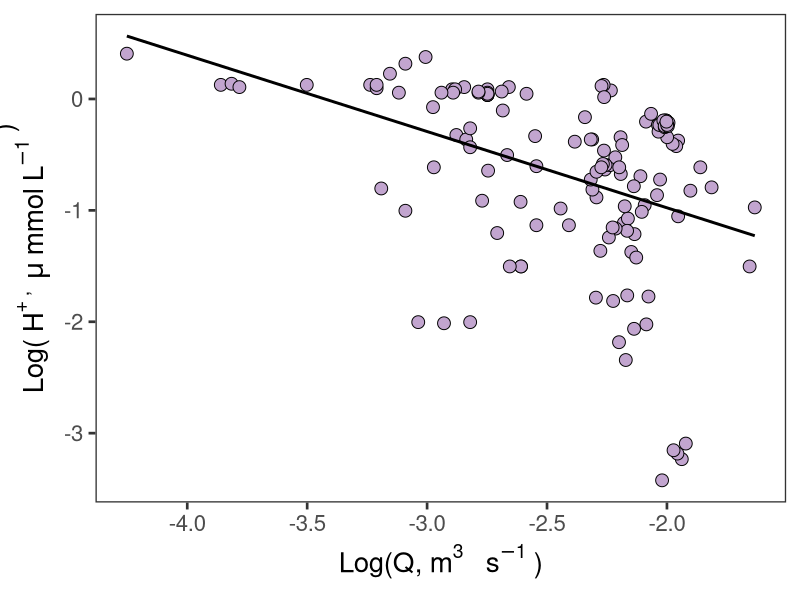
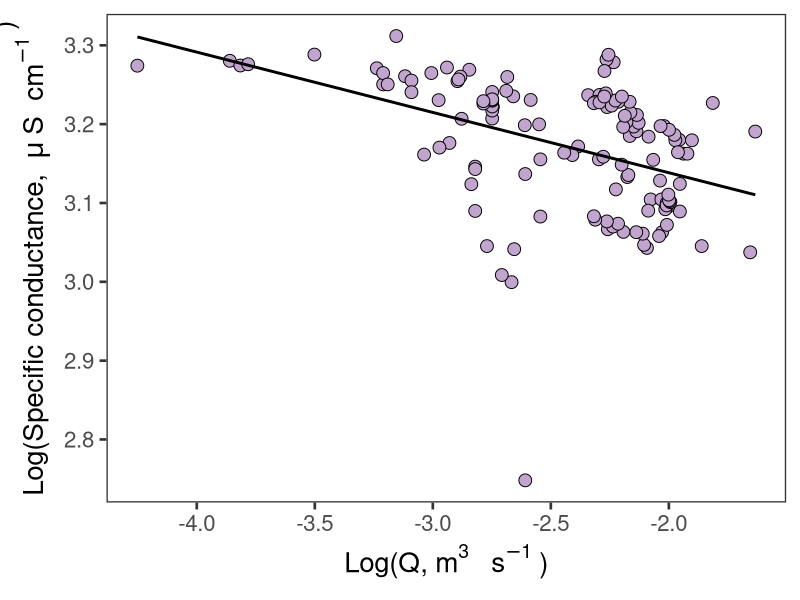
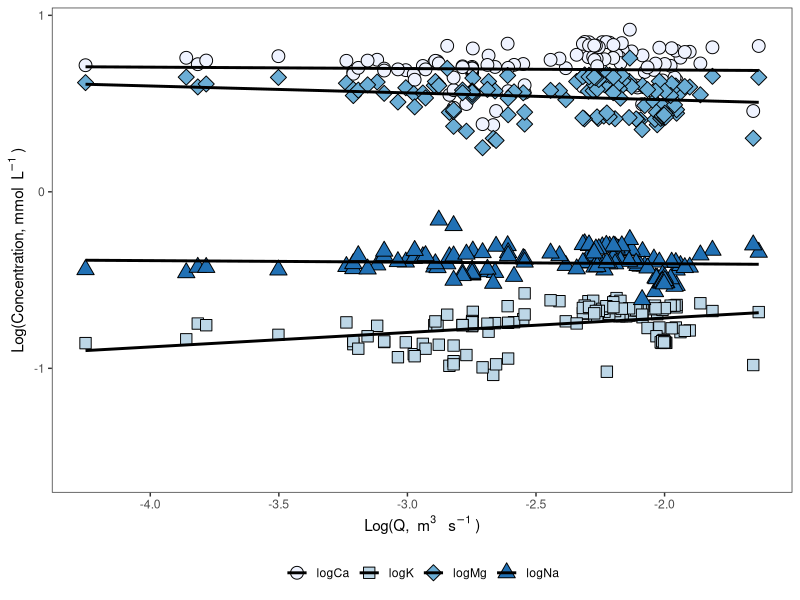
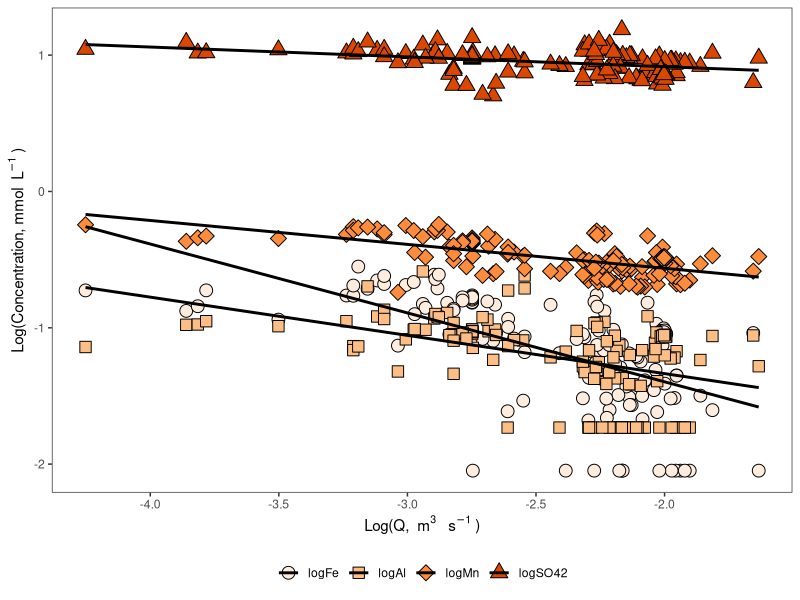
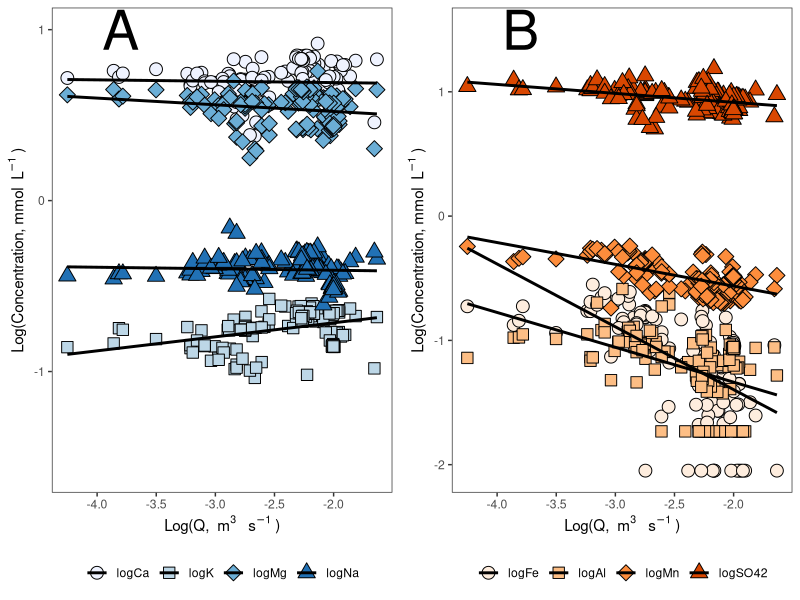
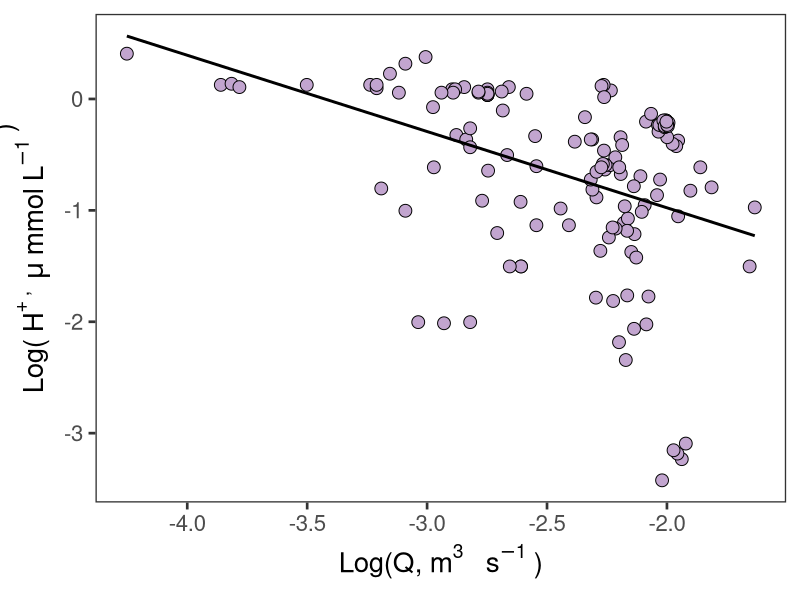
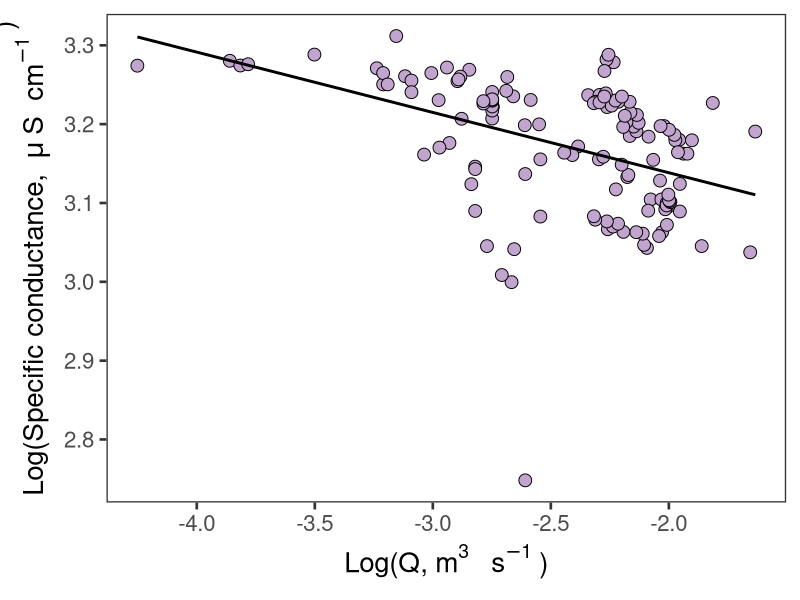
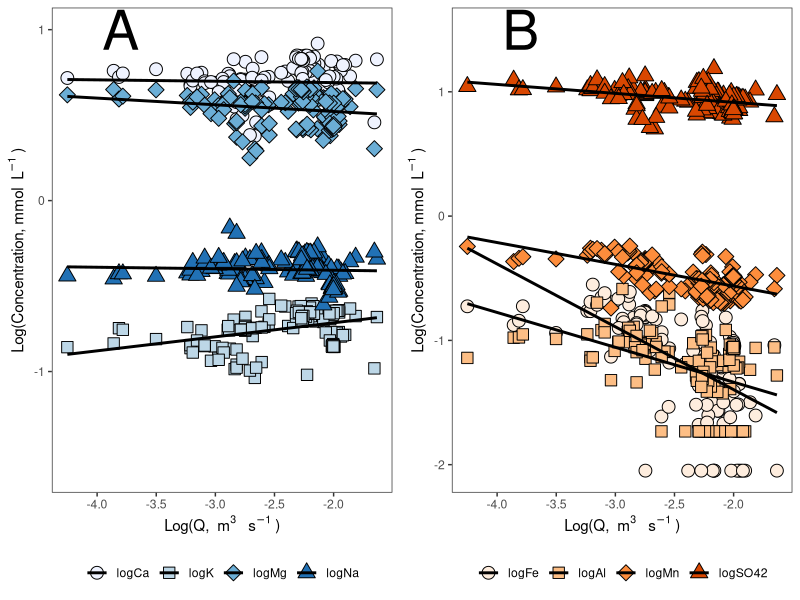

The R source for these figures, in order:
# Rename columns to be R friendly

newname<-c("sample_name","date_and_time","Q_m3s","Al_mgL","Ca_mgL","Fe_mgL","K_mgL","Mg_mgL","Mn_mgL","Na_mgL","SO42_mgL","pH","EC")
CQ<-read.csv(file="CQ.csv",header=TRUE)
colnames(CQ)<-newname

#Transform mg/L to mmol/L

CQ$Al_mmolL<-(CQ$Al_mgL/26.982)
CQ$Ca_mmolL<-(CQ$Ca_mgL/40.08)
CQ$Fe_mmolL<-(CQ$Fe_mgL/55.845)
CQ$K_mmolL<-(CQ$K_mgL/39.099)
CQ$Mg_mmolL<-(CQ$Mg_mgL/24.305)
CQ$Mn_mmolL<-(CQ$Mn_mgL/54.938)
CQ$Na_mmolL<-(CQ$Na_mgL/22.99)
CQ$SO42_mmolL<-(CQ$SO42_mgL/96.06)

#Transform pH to H+ mg/L

CQ$H_mgL<-(10^(-1*CQ$pH))

#H mg/L to mu/L
CQ$H_umolL<-((1000/1.008)*CQ$H_mgL)

#Take the log of everything

CQ$logQ<-(log10(CQ$Q_m3s))
CQ$logAl<-(log10(CQ$Al_mmolL))
CQ$logCa<-(log10(CQ$Ca_mmolL))
CQ$logFe<-(log10(CQ$Fe_mmolL))
CQ$logK<-(log10(CQ$K_mmolL))
CQ$logMg<-(log10(CQ$Mg_mmolL))
CQ$logMn<-(log10(CQ$Mn_mmolL))
CQ$logNa<-(log10(CQ$Na_mmolL))
CQ$logSO42<-(log10(CQ$SO42_mmolL))
CQ$logH<-(log10(CQ$H_umolL))
CQ$logEC<-(log10(CQ$EC))

#write to csv
write.csv(CQ,"CQdata.csv")

#H+ plot
library(ggplot2)
pal="#c2a5cf"
shape1=21
CQH<-ggplot(CQ, aes(logQ,logH))+
  geom_point(colour="black",size=4, fill=pal, pch=shape1)+
  theme_bw(base_size=20)+
  theme(panel.grid.major = element_blank(), panel.grid.minor = element_blank())+
  guides(fill=guide_legend(title="Depth (cm)"))+
  xlab("\nLog(Q,"~m^3~" "~s^-1~")")+
  ylab("Log("~H^+~", "~mu~"mmol"~L^-1~")\n")+
  geom_smooth(method=lm,colour="black",se=FALSE)
#Call the graph
CQH
pHregression<-lm(logH~logQ,data=CQ)
pHregression
summary(pHregression)

#save to pdf
pdf("CQH.pdf",height=6,width=8)
CQH
dev.off()

#EC plot
library(ggplot2)
pal="#c2a5cf"
shape1=21
CQEC<-ggplot(CQ, aes(logQ,logEC))+
  geom_point(colour="black",size=4, fill=pal, pch=shape1)+
  theme_bw(base_size=20)+
  theme(panel.grid.major = element_blank(), panel.grid.minor = element_blank())+
  guides(fill=guide_legend(title="Depth (cm)"))+
  xlab("\nLog(Q,"~m^3~" "~s^-1~")")+
  ylab("Log(Specific conductance, "~mu~"S "~cm^-1~")\n")+
  geom_smooth(method=lm,colour="black",se=FALSE)
#Call the graph
CQEC

ECregression<-lm(logEC~logQ,data=CQ)
ECregression
summary(ECregression)

#save to pdf
pdf("CQEC.pdf",height=6,width=8)
CQEC
dev.off()

#Reshape the data for basecation CQ plot
CQvarsforbasemelt<-c("logQ","logCa","logK","logMg","logNa")
CQforbasemelt<-CQ[CQvarsforbasemelt]
library(reshape2)
longbaseCQ<-melt(CQforbasemelt,id.vars=c("logQ"),variable.name="ion",value.name="concentration")

#All base cations plot
#Add in lines and why is the legend not working?
library(ggplot2)
pal<-c("#eff3ff","#bdd7e7","#6baed6","#2171b5")
shape1<-c(21,22,23,24)
CQbasecat<-ggplot(longbaseCQ, aes(x=logQ,y=concentration,fill=as.factor(ion),shape=as.factor(ion)))+
  geom_point(colour="black",size=4)+
  scale_shape_manual(values=shape1)+    
  scale_fill_manual(values=pal)+
  geom_smooth(method=lm,colour="black",se=FALSE)+
  theme_bw()+
  theme(panel.grid.major = element_blank(), panel.grid.minor = element_blank())+
  theme(legend.position="bottom")+
  theme(legend.title=element_blank())+
  guides(fill=guide_legend(title="ion"),shape=guide_legend(title="ion"))+
  xlab("\nLog(Q, "~m^3~" "~s^-1~")")+
  ylab("Log(Concentration, mmol "~L^-1~")")

#Call the graph
CQbasecat

Caregression<-lm(logCa~logQ,data=CQ)
Caregression
summary(Caregression)

Mgregression<-lm(logMg~logQ,data=CQ)
Mgregression
summary(Mgregression)

Naregression<-lm(logNa~logQ,data=CQ)
Naregression
summary(Naregression)

Kregression<-lm(logK~logQ,data=CQ)
Kregression
summary(Kregression)

#Reshape the data for AMD CQ plot
CQvarsforamdmelt<-c("logQ","logFe","logAl","logMn","logSO42")
CQforamdmelt<-CQ[CQvarsforamdmelt]
library(reshape2)
longamdCQ<-melt(CQforamdmelt,id.vars=c("logQ"),variable.name="ion",value.name="concentration")

#Plot amd derived CQ (Fe, Mn, Al, SO42-)
#All CQ ions plot
#Add in lines and why is the legend not working?
library(ggplot2)
pal<-c("#feedde","#fdbe85","#fd8d3c","#d94701")
shape1<-c(21,22,23,24)
CQAMD<-ggplot(longamdCQ, aes(x=logQ,y=concentration,fill=as.factor(ion), shape=as.factor(ion)))+
  geom_point(colour="black",size=4)+
  scale_shape_manual(values=shape1)+    
  scale_fill_manual(values=pal)+
  geom_smooth(method=lm,colour="black",se=FALSE)+
  theme_bw()+
  theme(panel.grid.major = element_blank(), panel.grid.minor = element_blank())+
  theme(legend.position="bottom")+
  theme(legend.title=element_blank())+
  guides(fill=guide_legend(title="ion"),shape=guide_legend(title="ion"))+
  xlab("\nLog(Q, "~m^3~" "~s^-1~")")+
  ylab("Log(Concentration, mmol "~L^-1~")")
  

#Call the graph
CQAMD

Feregression<-lm(logFe~logQ,data=CQ)
Feregression
summary(Feregression)

Mnregression<-lm(logMn~logQ,data=CQ)
Mnregression
summary(Mnregression)

Alregression<-lm(logAl~logQ,data=CQ)
Alregression
summary(Alregression)

SO42regression<-lm(logSO42~logQ,data=CQ)
SO42regression
summary(SO42regression)

#Put CQ plots in one figure
library(gridExtra)
CQbasecat.1<-CQbasecat+annotate("text",x=-3.8,y=1,label="A",size=14)
CQAMD.1<-CQAMD+annotate("text",x=-3.8,y=1.5,label="B",size=14)

grid.arrange(arrangeGrob(CQbasecat.1,CQAMD.1, ncol=2, widths=c(1,1)))

#Save to PDF
pdf("CQgraphs.pdf",height=10,width=10)
grid.arrange(arrangeGrob(CQbasecat.1,CQAMD.1, ncol=2, widths=c(1,1)))
dev.off()
